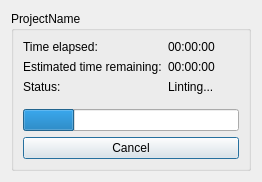
<?xml version="1.0" encoding="UTF-8"?>
<ui version="4.0">
 <class>ProgressWindow</class>
 <widget class="QDialog" name="ProgressWindow">
  <property name="geometry">
   <rect>
    <x>0</x>
    <y>0</y>
    <width>262</width>
    <height>182</height>
   </rect>
  </property>
  <property name="windowTitle">
   <string>Form</string>
  </property>
  <layout class="QVBoxLayout" name="verticalLayout_2">
   <item>
    <widget class="QGroupBox" name="lintGroupBox">
     <property name="title">
      <string>ProjectName</string>
     </property>
     <layout class="QVBoxLayout" name="verticalLayout_3">
      <item>
       <layout class="QFormLayout" name="formLayout">
        <item row="0" column="0">
         <widget class="QLabel" name="label">
          <property name="text">
           <string>Time elapsed:</string>
          </property>
         </widget>
        </item>
        <item row="0" column="1">
         <widget class="QLabel" name="labelTimeElapsed">
          <property name="text">
           <string>00:00:00</string>
          </property>
         </widget>
        </item>
        <item row="1" column="0">
         <widget class="QLabel" name="label_3">
          <property name="text">
           <string>Estimated time remaining:</string>
          </property>
         </widget>
        </item>
        <item row="1" column="1">
         <widget class="QLabel" name="labelETA">
          <property name="text">
           <string>00:00:00</string>
          </property>
         </widget>
        </item>
        <item row="2" column="0">
         <widget class="QLabel" name="label_2">
          <property name="text">
           <string>Status:</string>
          </property>
         </widget>
        </item>
        <item row="2" column="1">
         <widget class="QLabel" name="labelLintStatus">
          <property name="text">
           <string>Linting...</string>
          </property>
         </widget>
        </item>
       </layout>
      </item>
      <item>
       <widget class="QProgressBar" name="lintProgressBar">
        <property name="value">
         <number>24</number>
        </property>
        <property name="textVisible">
         <bool>false</bool>
        </property>
        <property name="format">
         <string/>
        </property>
       </widget>
      </item>
      <item>
       <widget class="QPushButton" name="lintCancel">
        <property name="text">
         <string>Cancel</string>
        </property>
       </widget>
      </item>
     </layout>
    </widget>
   </item>
  </layout>
 </widget>
 <resources/>
 <connections/>
</ui>
